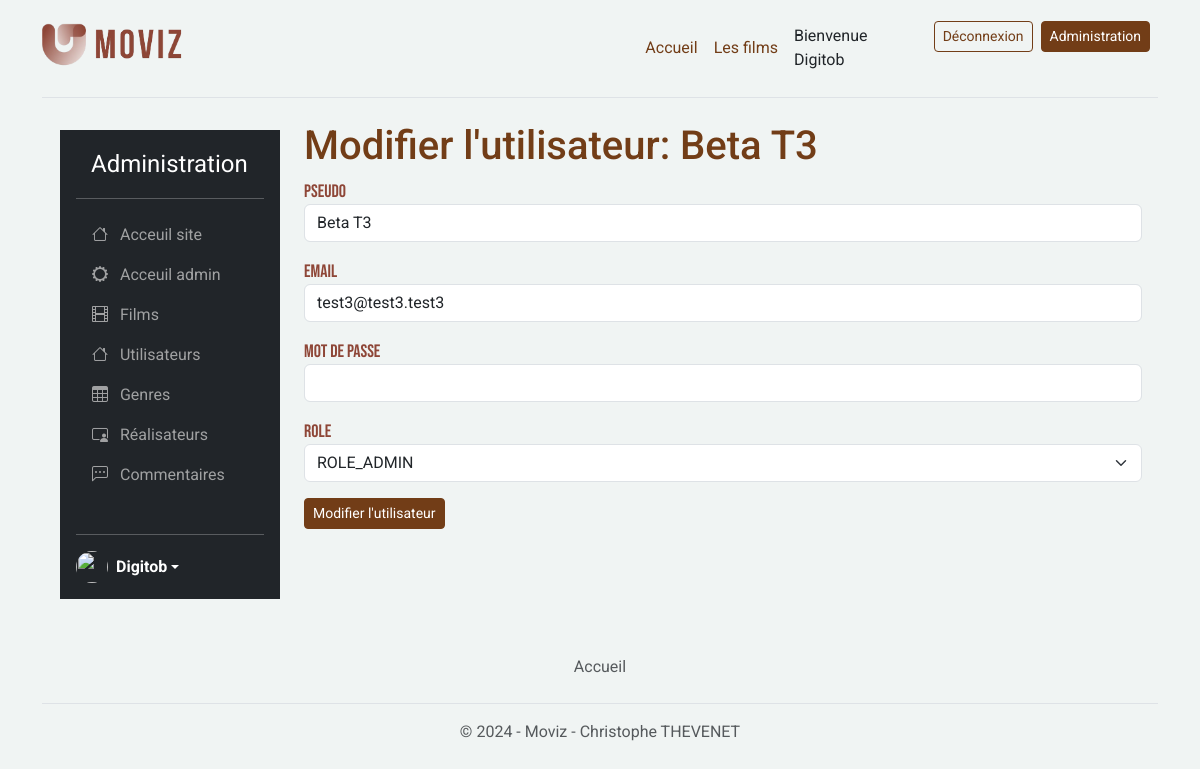
The page /index.php?controller=admin&action=user&id=27 (signed in) on the database its author committed.
### tables this page shows
CREATE TABLE `user` (
  `id` int(11) NOT NULL,
  `email` varchar(180) NOT NULL,
  `password` varchar(255) NOT NULL,
  `nickname` varchar(255) NOT NULL,
  `roles` varchar(255) NOT NULL,
  `created_at` datetime DEFAULT NULL
);

### index.php (called while the page is built, shortened)
<?php
$controller = new Controller();
$controller->route();

### App/Db/Mysql.php (called while the page is built, shortened)
<?php
class Mysql
{
    private $db_name;
    private $db_user;
    private $db_password;
    private $db_port;
    private $db_host;
    private $pdo = null;
    private static $_instance = null;
    private function __construct()
    {
        if (_DB_PORT_ !== null) {
            $this->db_port = _DB_PORT_;
        }
        if  (_DB_HOST_ !== null) {
            $this->db_host = _DB_HOST_;
        }
    }
    public static function getInstance():self
    {
        if (is_null(self::$_instance)) {
            self::$_instance = new Mysql();
        }
        return self::$_instance;
    }
    public function getPDO():\PDO
    {
        if (is_null($this->pdo)) {
            $this->pdo = new \PDO('mysql:dbname=' . $this->db_name . ';charset=utf8;host=' . $this->db_host.':'.$this->db_port, $this->db_user, $this->db_password);
        }
        return $this->pdo;
    }
}

### App/Repository/Repository.php (called while the page is built, shortened)
<?php
class Repository
{
    public function __construct()
    {
        $mysql = Mysql::getInstance();
        $this->pdo = $mysql->getPDO();
    }
}

### App/Repository/UserRepository.php (called while the page is built, shortened)
<?php
class UserRepository extends Repository
{
    public function findOneById(int $id)
    {
        $query = $this->pdo->prepare("SELECT * FROM user WHERE id = :id");
        $query->bindParam(':id', $id, $this->pdo::PARAM_INT);
        $query->execute();
        $user = $query->fetch($this->pdo::FETCH_ASSOC);
        if ($user) {
            return User::createAndHydrate($user);
        } else {
            return false;
        }
    }
}

### App/Entity/Entity.php (called while the page is built, shortened)
<?php
class Entity
{
    public static function createAndHydrate(array $data): static
    {
        $entity = new static();
        $entity->hydrate($data);
        return $entity;
    }
    public function hydrate(array $data)
    {
        if (count($data) > 0) {
            foreach ($data as $key => $value) {
                $methodName = 'set' . StringTools::toPascalCase($key);
            }
        }
    }
}

### App/Tools/StringTools.php (called while the page is built, shortened)
<?php
class StringTools
{
    public static function toCamelCase(string $value, $pascalCase = false): string
    {
        $value = ucwords(str_replace(array('-', '_'), ' ', $value));
        $value = str_replace(' ', '', $value);
        if ($pascalCase === false) {
            return lcfirst($value);
        } else {
            return $value;
        }
    }
    public static function toPascalCase(string $value): string
    {
        return self::toCamelCase($value, true);
    }
}

### App/Entity/User.php (called while the page is built, shortened)
<?php
class User extends Entity
{
    protected ?int $id = null;
    protected ?string $email = '';
    protected ?string $password = '';
    protected ?string $nickname = '';
    protected ?string $roles = '';
    public function getId(): ?int
    {
        return $this->id;
    }
    public function setId(?int $id): self
    {
        $this->id = $id;
        return $this;
    }
    public function getEmail(): ?string
    {
        return $this->email;
    }
    public function setEmail(?string $email): self
    {
        $this->email = $email;
        return $this;
    }
    public function getPassword(): ?string
    {
        return $this->password;
    }
    public function setPassword(?string $password): self
    {
        $this->password = $password;
        return $this;
    }
    public function getNickname()
    {
        return $this->nickname;
    }
    public function setNickname($nickname): self
    {
        $this->nickname = $nickname;
        return $this;
    }
    public function getRoles(): ?string
    {
        return $this->roles;
    }
    public function setRoles(?string $roles): self
    {
        $this->roles = $roles;
        return $this;
    }
    public function setCreatedAt(?string $createdAt):self
    {
        return $this;
    }
}

### templates/admin/user-add-update.php (the view, shortened to what this page needs)
<?php
require_once dirname(__DIR__) . "/header.php";
?>
<section class="w-100 mx-3">
    <h1><?= $pageTitle; ?></h1>
    <form method="POST">
        <div class="mb-3">
            <label for="nickname" class="form-label">Pseudo</label>
            <input type="text" class="form-control <?= (isset($errors['nickname']) ? 'is-invalid' : '') ?>" id="nickname" name="nickname" value="<?= $user['nickname'] ?>">
        </div>
        <div class="mb-3">
            <label for="email" class="form-label">Email</label>
            <input type="email" class="form-control <?= (isset($errors['email']) ? 'is-invalid' : '') ?>" id="email" name="email" value="<?= $user['email'] ?>">
        </div>
        <div class="mb-3">
            <label for="password" class="form-label">Mot de passe</label>
            <input type="password" class="form-control <?= (isset($errors['password']) ? 'is-invalid' : '') ?>" id="password" name="password" value="">
        </div>
        <div class="mb-3">
            <label for="roles" class="form-label">Role</label>
            <select name="roles" id="roles" class="form-select">
                <option value="ROLE_ADMIN" <?= $user['roles'] === "ROLE_ADMIN" ?  "selected" : ''  ?>><?= ROLE_ADMIN ?></option>
            </select>
        </div>
        <input type="submit" name="saveUser" class="btn btn-primary btn-sm" <?php if (isset($_GET['id'])) { ?> value="Modifier l'utilisateur" <?php } else { ?> value="Ajouter l'utilisateur" <?php } ?>>
    </form>
</section>
<?php
require_once dirname(__DIR__) . "/footer.php";
?>

### assets/css/custom.css (style rules this page uses)
* { margin: 0; padding: 0; font-family: 'Roboto', sans-serif; }
body { min-height: 100vh; background-color: rgba(230, 237, 235, 0.564); display: flex; justify-content: flex-start; flex-direction: column; align-items: center; }
label { color: #8e4637; font-family: 'Bebas Neue'; margin-bottom: -1rem !important; font-size: 18px; }
section { height: auto; }
form { min-width: 30rem; }

### rows shown on the page
user: nickname "Beta T3", email "test3@test3.test3", roles "ROLE_ADMIN"

### other values the page prints
$userNickname "Digitob"
$pageTitle "Modifier l'utilisateur: Beta T3"
